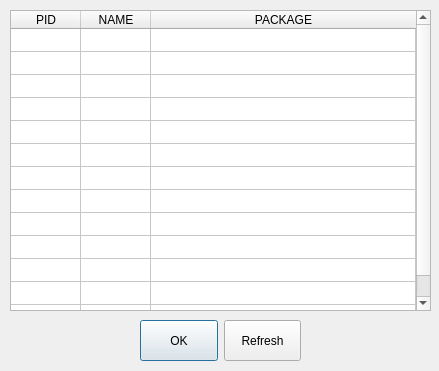
<?xml version="1.0" encoding="UTF-8"?>
<ui version="4.0">
 <class>Dialog</class>
 <widget class="QDialog" name="Dialog">
  <property name="geometry">
   <rect>
    <x>0</x>
    <y>0</y>
    <width>439</width>
    <height>371</height>
   </rect>
  </property>
  <property name="windowTitle">
   <string>Dialog</string>
  </property>
  <widget class="QTableWidget" name="lstPackage">
   <property name="geometry">
    <rect>
     <x>10</x>
     <y>10</y>
     <width>421</width>
     <height>301</height>
    </rect>
   </property>
   <property name="sizePolicy">
    <sizepolicy hsizetype="Expanding" vsizetype="Expanding">
     <horstretch>0</horstretch>
     <verstretch>0</verstretch>
    </sizepolicy>
   </property>
   <property name="showDropIndicator" stdset="0">
    <bool>true</bool>
   </property>
   <property name="selectionMode">
    <enum>QAbstractItemView::SingleSelection</enum>
   </property>
   <property name="selectionBehavior">
    <enum>QAbstractItemView::SelectRows</enum>
   </property>
   <property name="showGrid">
    <bool>true</bool>
   </property>
   <property name="rowCount">
    <number>13</number>
   </property>
   <attribute name="horizontalHeaderCascadingSectionResizes">
    <bool>true</bool>
   </attribute>
   <attribute name="horizontalHeaderDefaultSectionSize">
    <number>70</number>
   </attribute>
   <attribute name="horizontalHeaderShowSortIndicator" stdset="0">
    <bool>false</bool>
   </attribute>
   <attribute name="horizontalHeaderStretchLastSection">
    <bool>true</bool>
   </attribute>
   <attribute name="verticalHeaderVisible">
    <bool>false</bool>
   </attribute>
   <attribute name="verticalHeaderDefaultSectionSize">
    <number>23</number>
   </attribute>
   <row/>
   <row/>
   <row/>
   <row/>
   <row/>
   <row/>
   <row/>
   <row/>
   <row/>
   <row/>
   <row/>
   <row/>
   <row/>
   <column>
    <property name="text">
     <string>PID</string>
    </property>
   </column>
   <column>
    <property name="text">
     <string>NAME</string>
    </property>
   </column>
   <column>
    <property name="text">
     <string>PACKAGE</string>
    </property>
   </column>
  </widget>
  <widget class="QWidget" name="gridLayoutWidget">
   <property name="geometry">
    <rect>
     <x>140</x>
     <y>320</y>
     <width>161</width>
     <height>41</height>
    </rect>
   </property>
   <layout class="QGridLayout" name="gridLayout">
    <item row="0" column="0">
     <widget class="QPushButton" name="btnOk">
      <property name="sizePolicy">
       <sizepolicy hsizetype="Minimum" vsizetype="MinimumExpanding">
        <horstretch>0</horstretch>
        <verstretch>0</verstretch>
       </sizepolicy>
      </property>
      <property name="text">
       <string>OK</string>
      </property>
     </widget>
    </item>
    <item row="0" column="1">
     <widget class="QPushButton" name="btnRefresh">
      <property name="sizePolicy">
       <sizepolicy hsizetype="Minimum" vsizetype="MinimumExpanding">
        <horstretch>0</horstretch>
        <verstretch>0</verstretch>
       </sizepolicy>
      </property>
      <property name="text">
       <string>Refresh</string>
      </property>
     </widget>
    </item>
   </layout>
  </widget>
 </widget>
 <resources/>
 <connections>
  <connection>
   <sender>btnOk</sender>
   <signal>clicked()</signal>
   <receiver>Dialog</receiver>
   <slot>clickOk()</slot>
   <hints>
    <hint type="sourcelabel">
     <x>140</x>
     <y>343</y>
    </hint>
    <hint type="destinationlabel">
     <x>70</x>
     <y>339</y>
    </hint>
   </hints>
  </connection>
  <connection>
   <sender>btnRefresh</sender>
   <signal>clicked()</signal>
   <receiver>Dialog</receiver>
   <slot>clickRefresh()</slot>
   <hints>
    <hint type="sourcelabel">
     <x>223</x>
     <y>344</y>
    </hint>
    <hint type="destinationlabel">
     <x>302</x>
     <y>332</y>
    </hint>
   </hints>
  </connection>
 </connections>
 <slots>
  <slot>clickOk()</slot>
  <slot>clickRefresh()</slot>
 </slots>
</ui>
